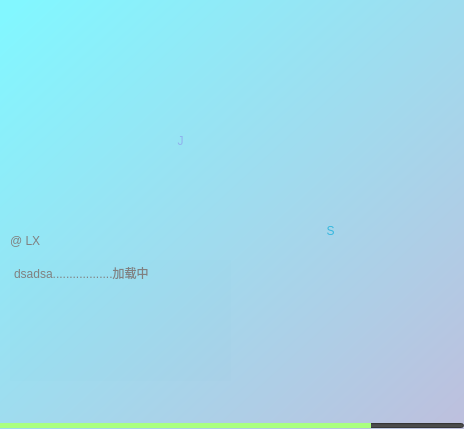
<?xml version="1.0" encoding="UTF-8"?>
<ui version="4.0">
 <class>Form</class>
 <widget class="QWidget" name="Form">
  <property name="geometry">
   <rect>
    <x>0</x>
    <y>0</y>
    <width>464</width>
    <height>429</height>
   </rect>
  </property>
  <property name="minimumSize">
   <size>
    <width>464</width>
    <height>429</height>
   </size>
  </property>
  <property name="maximumSize">
   <size>
    <width>464</width>
    <height>429</height>
   </size>
  </property>
  <property name="windowTitle">
   <string>Form</string>
  </property>
  <property name="styleSheet">
   <string notr="true">QWidget{
	/*background-color: qlineargradient(spread:pad, x1:0, y1:0, x2:0.994, y2:0.949, stop:0 rgba(86, 230, 255, 255), stop:1 rgba(173, 158, 221, 255));*/
	background-color: qlineargradient(spread:pad, x1:0.023, y1:0.023, x2:1, y2:1, stop:0 rgba(130, 247, 255, 255), stop:1 rgba(190, 191, 221, 255));
	
}</string>
  </property>
  <widget class="QLabel" name="label_2">
   <property name="geometry">
    <rect>
     <x>250</x>
     <y>90</y>
     <width>161</width>
     <height>281</height>
    </rect>
   </property>
   <property name="styleSheet">
    <string notr="true">QLabel{
font:200pt &quot;黑体&quot;;
background-color: none;
/*color: rgb(170, 255, 255);*/
	color:qlineargradient(spread:pad, x1:0.295955, y1:0.471, x2:0.54, y2:0.619273, stop:0.488636 rgba(34, 178, 221, 216));
}
</string>
   </property>
   <property name="text">
    <string>S</string>
   </property>
   <property name="alignment">
    <set>Qt::AlignCenter</set>
   </property>
  </widget>
  <widget class="QLabel" name="label">
   <property name="geometry">
    <rect>
     <x>100</x>
     <y>0</y>
     <width>161</width>
     <height>281</height>
    </rect>
   </property>
   <property name="styleSheet">
    <string notr="true">QLabel{
font:200pt &quot;黑体&quot;;
background-color: none;
color:qlineargradient(spread:pad, x1:0.295955, y1:0.471, x2:0.54, y2:0.619273, stop:0.488636 rgba(125, 60, 221, 77))
}
</string>
   </property>
   <property name="text">
    <string>J</string>
   </property>
   <property name="alignment">
    <set>Qt::AlignCenter</set>
   </property>
  </widget>
  <widget class="QLabel" name="label_3">
   <property name="geometry">
    <rect>
     <x>10</x>
     <y>230</y>
     <width>111</width>
     <height>21</height>
    </rect>
   </property>
   <property name="styleSheet">
    <string notr="true">QWidget{
	background-color:none;
color:gray;
}</string>
   </property>
   <property name="text">
    <string>@ LX</string>
   </property>
  </widget>
  <widget class="QProgressBar" name="progressBar">
   <property name="geometry">
    <rect>
     <x>0</x>
     <y>423</y>
     <width>464</width>
     <height>5</height>
    </rect>
   </property>
   <property name="styleSheet">
    <string notr="true">QWidget{
	color:rgb(68, 68, 68);
	background-color: rgb(76, 76, 76);
}
QProgressBar::chunk{
	background-color: rgb(170, 255, 127);
}</string>
   </property>
   <property name="value">
    <number>80</number>
   </property>
   <property name="alignment">
    <set>Qt::AlignCenter</set>
   </property>
   <property name="textVisible">
    <bool>false</bool>
   </property>
  </widget>
  <widget class="QTextEdit" name="textEdit">
   <property name="geometry">
    <rect>
     <x>10</x>
     <y>260</y>
     <width>221</width>
     <height>121</height>
    </rect>
   </property>
   <property name="styleSheet">
    <string notr="true">QTextEdit{
color:gray;
border:none;
	background-color: qlineargradient(spread:pad, x1:0.295955, y1:0.471, x2:0.705, y2:0.778, stop:0.488636 rgba(34, 178, 221, 5));
}</string>
   </property>
   <property name="html">
    <string>&lt;!DOCTYPE HTML PUBLIC &quot;-//W3C//DTD HTML 4.0//EN&quot; &quot;http://www.w3.org/TR/REC-html40/strict.dtd&quot;&gt;
&lt;html&gt;&lt;head&gt;&lt;meta name=&quot;qrichtext&quot; content=&quot;1&quot; /&gt;&lt;style type=&quot;text/css&quot;&gt;
p, li { white-space: pre-wrap; }
&lt;/style&gt;&lt;/head&gt;&lt;body style=&quot; font-family:'SimSun'; font-size:9pt; font-weight:400; font-style:normal;&quot;&gt;
&lt;p style=&quot; margin-top:0px; margin-bottom:0px; margin-left:0px; margin-right:0px; -qt-block-indent:0; text-indent:0px;&quot;&gt;dsadsa..................加载中&lt;/p&gt;&lt;/body&gt;&lt;/html&gt;</string>
   </property>
  </widget>
 </widget>
 <resources/>
 <connections/>
</ui>
